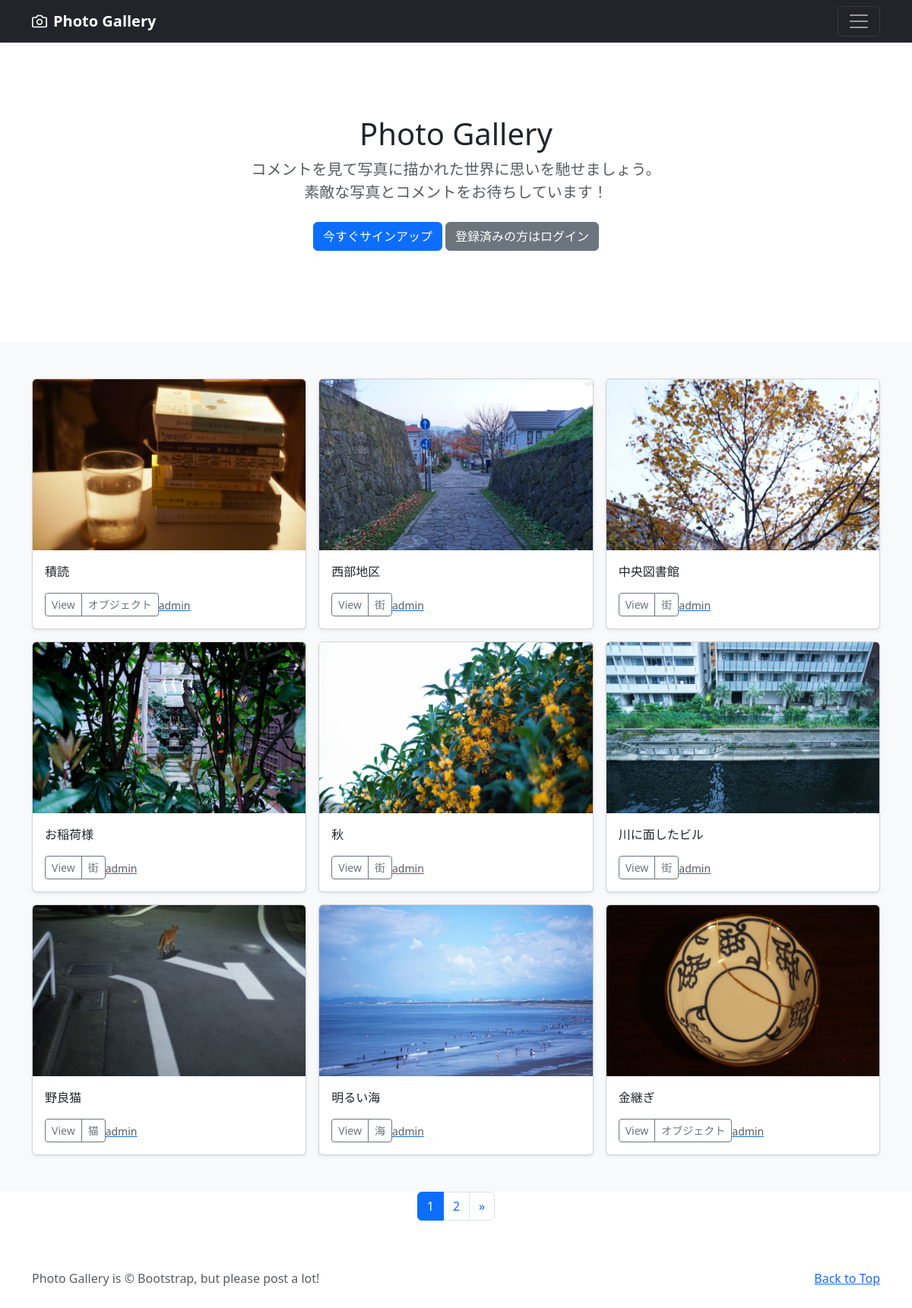
The page / on the database its author committed.
### photo/models.py (models this page shows, shortened)
class PhotoPost(models.Model):
    user=models.ForeignKey(
        CustomUser,
        verbose_name='ユーザー',
        on_delete=models.CASCADE
        )
    category=models.ForeignKey(
        Category,
        verbose_name='カテゴリ',
        on_delete=models.PROTECT
        )
    title=models.CharField(
        verbose_name='タイトル', #フィールドのタイトル
        max_length=200          #最大文字数は200
        )
    comment=models.TextField(
        verbose_name='コメント'            #フィールドのタイトル
    )
    image1=models.ImageField(
        verbose_name='イメージ1',           #フィールドのタイトル
        upload_to='photos'                 #MEDIA_ROOT以下のphotosにファイルを保存
    )
    image2=models.ImageField(
        verbose_name='イメージ2',           #フィールドのタイトル
        upload_to='photos',                #MEDIA_ROOT以下のphotosにファイルを保存
        blank=True,                        #フィールドの値の設定は必須ではない
        null=True                          #データベースにnullが保存されていることを許容
    )
    posted_at=models.DateTimeField(
        verbose_name='投稿日時',            #フィールドのタイトル
        auto_now_add=True                  #日時を自動追加
    )

class Category(models.Model):
    title=models.CharField(
        verbose_name='カテゴリ', #フィールドのタイトル
        max_length=20)

### accounts/models.py (models this page shows)
class CustomUser(AbstractUser):
    pass

### photo/views.py (the view)
# urls.py: path('', views.IndexView.as_view(), name='index'),
class IndexView(ListView):
    template_name='index.html'
    queryset=PhotoPost.objects.order_by('-posted_at')
    paginate_by=9

### photo/templates/index.html (shortened to what this page needs)
{% extends 'base.html' %}
    {% block contents %}
    {% include "photos_title.html" %}
    {% include "photos_list.html" %}
    {% include "pagination.html" %}
    {% endblock %}

### photo/templates/photos_list.html (shortened to what this page needs)
<div class="album py-5 bg-light">
  <div class="container">
    <div class="row row-cols-1 row-cols-sm-2 row-cols-md-3 g-3">
      {% for record in object_list %}
      <div class="col">
        <div class="card shadow-sm">
          <img src="{{ record.image1.url }}"
                class="bd-placeholder-img card-img-top"
                width="100%" height="225"
                xmlns="http://www.w3.org/2000/svg"
                role="img" aria-label="Placeholder: Thumbnail"
                preserveAspectRatio="xMidYMid slice"
                focusable="false">
                <rect width="100%" height="100%" fill="#55595c"/>
          <div class="card-body">
            <p class="card-text">
              {{ record.title }}
            </p>
            <div class="d-flex justfy-content-between align-items-center">
              <div class="btn-group">
                <button type="button"
                        class="btn btn-sm btn-outline-secondary"
                        onclick="location.href='{% url 'photo:photo_detail' record.pk %}'">
                        View</button>
                <button type="button"
                        class="btn btn-sm btn-outline-secondary"
                        onclick="location.href='{% url 'photo:photos_cat' category=record.category.id %}'">
                        {{ record.category.title }}</button>
              </div>
              <a href="{% url 'photo:user_list' user=record.user.id %}">
              <small class="text-muted">
                {{ record.user.username }}</small>
              </a>
            </div>
          </div>
        </div>
      </div>
      {% endfor %}
    </div>
  </div>
</div>

### photo/templates/base.html (style rules this page uses)
.bd-placeholder-img { font-size: 1.125rem; text-anchor: middle; -webkit-user-select: none; -moz-user-select: none; user-select: none; }

### rows shown on the page
PhotoPost: image1 (picture), title "積読", category "オブジェクト", user.username "admin"
PhotoPost: image1 (picture), title "西部地区", category "街", user.username "admin"
PhotoPost: image1 (picture), title "中央図書館", category "街", user.username "admin"
PhotoPost: image1 (picture), title "お稲荷様", category "街", user.username "admin"
PhotoPost: image1 (picture), title "秋", category "街", user.username "admin"
PhotoPost: image1 (picture), title "川に面したビル", category "街", user.username "admin"
PhotoPost: image1 (picture), title "野良猫", category "猫", user.username "admin"
PhotoPost: image1 (picture), title "明るい海", category "海", user.username "admin"
PhotoPost: image1 (picture), title "金継ぎ", category "オブジェクト", user.username "admin"

### other values the page prints
{{ num }} "1"
{{ num }} "2"
